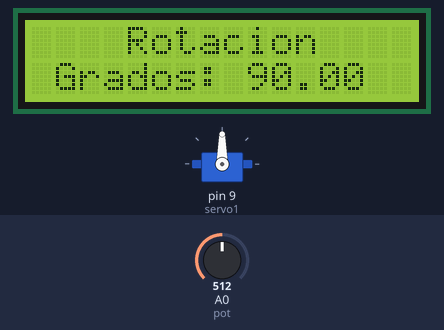
Bench run of a sketch on a simulated Arduino Uno, built with avr-gcc and run on an emulated ATmega328P. Parts: 16×2 character LCD, servo. Inputs (shaded band) come from the test bench; at power-on: A0 (pot) = 512.

Above: at 1.2 s.
1.3 s: A0 (pot) set to 716
At 2.1 s:
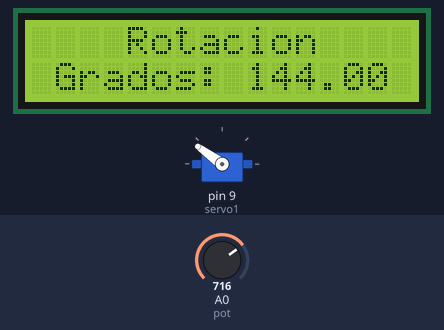
2.8 s: A0 (pot) set to 900
At 3.3 s:
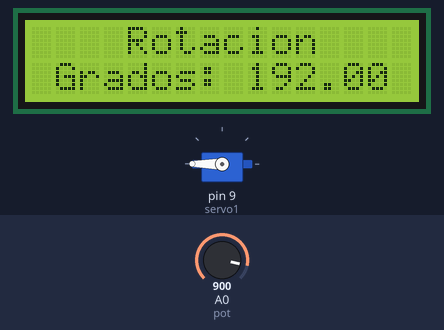
4.3 s: A0 (pot) set to 306
At 5.5 s:
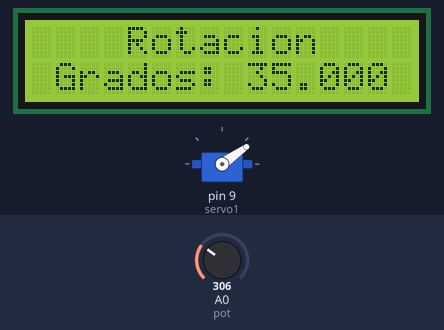
5.8 s: A0 (pot) set to 122
At 6.7 s:
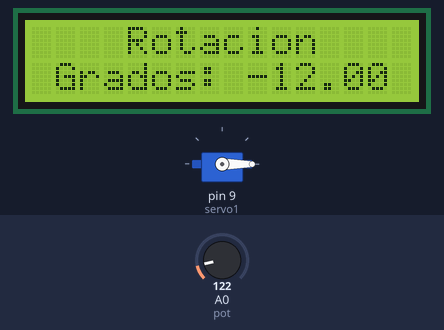
Timing chart, 0 to 8.3 s (numbered marks = the images above; inputs shaded):
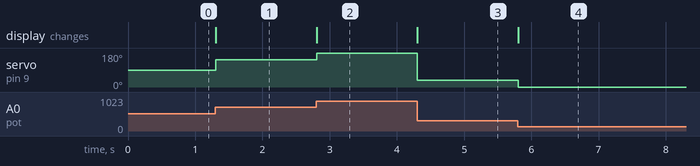

The sketch:

LCDServo.ino
```cpp
#include<Servo.h>
#include <LiquidCrystal.h>
LiquidCrystal lcd(12,11,5,4,3,2);


float pot=A0;
float vel;
Servo servo1;

void setup()
{
 Serial.begin(9600);
 lcd.begin(16,2);
 servo1.attach(9);
}

void loop()
{
  vel=analogRead(pot);
  vel=map(vel,170,852,0,180);
  servo1.write(vel);
  lcd.setCursor(4,0);
  lcd.print("Rotacion");
  lcd.setCursor(1,1);
  lcd.print("Grados: ");
  lcd.print(vel);
  /*if(vel<0||vel>180)
  {
    lcd.print("Fuera de rango");
  }
  else
  {
    lcd.print("Grados: ");
    lcd.print(vel);
  }
  */
}
```

Measured:
- after the input at 1.3 s, servo on pin 9 (servo1): 90° → 144° at once; the display: changes at once (image 1)
- after the input at 2.8 s, servo on pin 9 (servo1): 144° → 180° at once; the display: changes at once (image 2)
- after the input at 4.3 s, servo on pin 9 (servo1): 180° → 35° at once; the display: changes at once (image 3)
- after the input at 5.8 s, servo on pin 9 (servo1): 35° → 0° at once; the display: changes at once (image 4)
